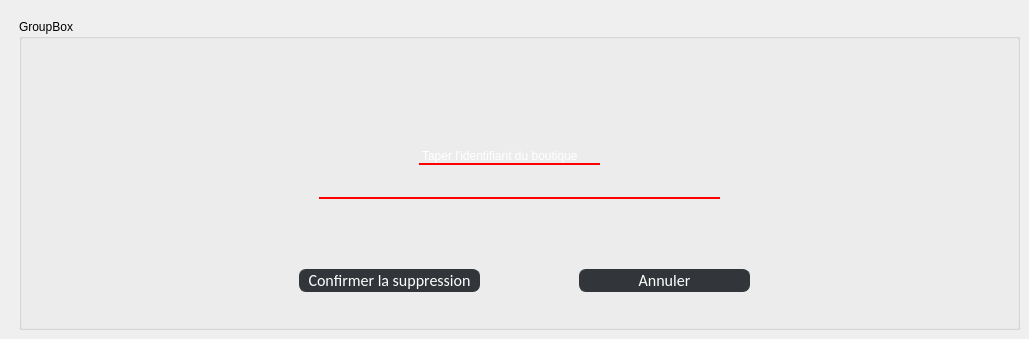
       <widget class="QWidget" name="page_20">
        <widget class="QGroupBox" name="groupBox_7">
         <property name="geometry">
          <rect>
           <x>19</x>
           <y>19</y>
           <width>1001</width>
           <height>311</height>
          </rect>
         </property>
         <property name="title">
          <string>GroupBox</string>
         </property>
         <widget class="QLineEdit" name="lineEdit_14">
          <property name="geometry">
           <rect>
            <x>300</x>
            <y>160</y>
            <width>401</width>
            <height>20</height>
           </rect>
          </property>
          <property name="styleSheet">
           <string notr="true">border: 0px solid rgb(255, 0, 0);; 
border-bottom-width: 2px;
border-radius: px;
background-color: rgba(255, 255, 255, 0);
color: rgb(255, 255, 255);
</string>
          </property>
         </widget>
         <widget class="QPushButton" name="pushButton_7">
          <property name="geometry">
           <rect>
            <x>560</x>
            <y>250</y>
            <width>171</width>
            <height>23</height>
           </rect>
          </property>
          <property name="styleSheet">
           <string notr="true">QPushButton
{
	background-color:rgb(50, 53, 57);
	border-style:solid;
	border-radius:7px;
	border-width:1px;
border-color: rgb(50, 53, 57);
	color:#ffffff;
	font-size:16px;
font-family:Calibri;
}

QPushButton:hover
{
	background-color: #00000000;
	border-color:red;
	/*color:rgb(30, 227, 0);*/
}

QPushButton:focus
{
	background-color:  red;
	border-color: red;
	color:rgb(255, 255, 255);
}
</string>
          </property>
          <property name="text">
           <string>Annuler</string>
          </property>
         </widget>
         <widget class="QPushButton" name="supprimer_boutique">
          <property name="geometry">
           <rect>
            <x>280</x>
            <y>250</y>
            <width>181</width>
            <height>23</height>
           </rect>
          </property>
          <property name="styleSheet">
           <string notr="true">QPushButton
{
	background-color:rgb(50, 53, 57);
	border-style:solid;
	border-radius:7px;
	border-width:1px;
border-color: rgb(50, 53, 57);
	color:#ffffff;
	font-size:16px;
font-family:Calibri;
}

QPushButton:hover
{
	background-color: #00000000;
	border-color:red;
	/*color:rgb(30, 227, 0);*/
}

QPushButton:focus
{
	background-color:  red;
	border-color: red;
	color:rgb(255, 255, 255);
}

</string>
          </property>
          <property name="text">
           <string>Confirmer la suppression</string>
          </property>
         </widget>
         <widget class="QLabel" name="label_13">
          <property name="geometry">
           <rect>
            <x>400</x>
            <y>130</y>
            <width>181</width>
            <height>16</height>
           </rect>
          </property>
          <property name="styleSheet">
           <string notr="true">border: 0px solid rgb(255, 0, 0);; 
border-bottom-width: 2px;
border-radius: px;
background-color: rgba(255, 255, 255, 0);
color: rgb(255, 255, 255);
</string>
          </property>
          <property name="text">
           <string>Taper l'identifiant du boutique</string>
          </property>
         </widget>
        </widget>
       </widget>
